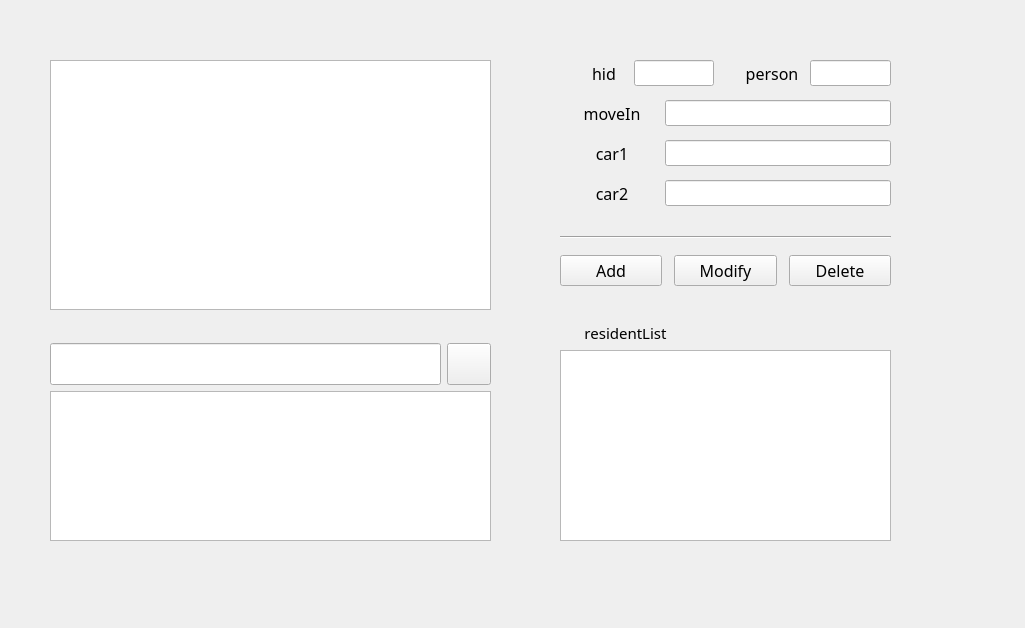
<?xml version="1.0" encoding="UTF-8"?>
<ui version="4.0">
 <class>HouseholdControlWidget</class>
 <widget class="QWidget" name="HouseholdControlWidget">
  <property name="geometry">
   <rect>
    <x>0</x>
    <y>0</y>
    <width>1025</width>
    <height>628</height>
   </rect>
  </property>
  <property name="sizePolicy">
   <sizepolicy hsizetype="Expanding" vsizetype="Expanding">
    <horstretch>0</horstretch>
    <verstretch>0</verstretch>
   </sizepolicy>
  </property>
  <property name="font">
   <font>
    <family>한화 L</family>
   </font>
  </property>
  <property name="windowTitle">
   <string>Form</string>
  </property>
  <widget class="QWidget" name="layoutWidget">
   <property name="geometry">
    <rect>
     <x>50</x>
     <y>60</y>
     <width>441</width>
     <height>481</height>
    </rect>
   </property>
   <layout class="QVBoxLayout" name="verticalLayout">
    <item>
     <widget class="QListWidget" name="householdListWidget">
      <property name="maximumSize">
       <size>
        <width>16777215</width>
        <height>250</height>
       </size>
      </property>
      <property name="font">
       <font>
        <family>한화 L</family>
        <pointsize>11</pointsize>
       </font>
      </property>
     </widget>
    </item>
    <item>
     <spacer name="verticalSpacer">
      <property name="orientation">
       <enum>Qt::Orientation::Vertical</enum>
      </property>
      <property name="sizeType">
       <enum>QSizePolicy::Policy::Minimum</enum>
      </property>
      <property name="sizeHint" stdset="0">
       <size>
        <width>20</width>
        <height>27</height>
       </size>
      </property>
     </spacer>
    </item>
    <item>
     <layout class="QHBoxLayout" name="horizontalLayout">
      <item>
       <widget class="QLineEdit" name="searchHidEdit">
        <property name="sizePolicy">
         <sizepolicy hsizetype="Expanding" vsizetype="Maximum">
          <horstretch>0</horstretch>
          <verstretch>0</verstretch>
         </sizepolicy>
        </property>
        <property name="minimumSize">
         <size>
          <width>0</width>
          <height>34</height>
         </size>
        </property>
        <property name="maximumSize">
         <size>
          <width>16777215</width>
          <height>70</height>
         </size>
        </property>
        <property name="font">
         <font>
          <family>한화 L</family>
          <pointsize>11</pointsize>
         </font>
        </property>
       </widget>
      </item>
      <item>
       <widget class="QPushButton" name="searchHidButton">
        <property name="sizePolicy">
         <sizepolicy hsizetype="Maximum" vsizetype="Maximum">
          <horstretch>0</horstretch>
          <verstretch>0</verstretch>
         </sizepolicy>
        </property>
        <property name="maximumSize">
         <size>
          <width>80</width>
          <height>65</height>
         </size>
        </property>
        <property name="font">
         <font>
          <family>한화 L</family>
          <pointsize>11</pointsize>
         </font>
        </property>
        <property name="text">
         <string/>
        </property>
       </widget>
      </item>
     </layout>
    </item>
    <item>
     <widget class="QListWidget" name="searchResultWidget">
      <property name="sizePolicy">
       <sizepolicy hsizetype="Expanding" vsizetype="Maximum">
        <horstretch>0</horstretch>
        <verstretch>0</verstretch>
       </sizepolicy>
      </property>
      <property name="maximumSize">
       <size>
        <width>16777215</width>
        <height>150</height>
       </size>
      </property>
      <property name="font">
       <font>
        <family>한화 L</family>
        <pointsize>11</pointsize>
       </font>
      </property>
     </widget>
    </item>
   </layout>
  </widget>
  <widget class="QWidget" name="layoutWidget">
   <property name="geometry">
    <rect>
     <x>560</x>
     <y>60</y>
     <width>331</width>
     <height>481</height>
    </rect>
   </property>
   <layout class="QVBoxLayout" name="verticalLayout_4">
    <item>
     <layout class="QVBoxLayout" name="verticalLayout_2">
      <item>
       <layout class="QGridLayout" name="gridLayout">
        <property name="verticalSpacing">
         <number>14</number>
        </property>
        <item row="3" column="0" colspan="2">
         <layout class="QHBoxLayout" name="horizontalLayout_6">
          <property name="leftMargin">
           <number>14</number>
          </property>
          <item>
           <widget class="QLabel" name="car2Label">
            <property name="sizePolicy">
             <sizepolicy hsizetype="Minimum" vsizetype="Preferred">
              <horstretch>0</horstretch>
              <verstretch>0</verstretch>
             </sizepolicy>
            </property>
            <property name="minimumSize">
             <size>
              <width>76</width>
              <height>0</height>
             </size>
            </property>
            <property name="font">
             <font>
              <family>한화 L</family>
              <pointsize>12</pointsize>
             </font>
            </property>
            <property name="text">
             <string>car2</string>
            </property>
            <property name="alignment">
             <set>Qt::AlignmentFlag::AlignCenter</set>
            </property>
           </widget>
          </item>
          <item>
           <spacer name="horizontalSpacer_5">
            <property name="orientation">
             <enum>Qt::Orientation::Horizontal</enum>
            </property>
            <property name="sizeType">
             <enum>QSizePolicy::Policy::Maximum</enum>
            </property>
            <property name="sizeHint" stdset="0">
             <size>
              <width>15</width>
              <height>20</height>
             </size>
            </property>
           </spacer>
          </item>
          <item>
           <widget class="QLineEdit" name="car2Edit">
            <property name="sizePolicy">
             <sizepolicy hsizetype="Expanding" vsizetype="Maximum">
              <horstretch>0</horstretch>
              <verstretch>0</verstretch>
             </sizepolicy>
            </property>
            <property name="maximumSize">
             <size>
              <width>16777215</width>
              <height>35</height>
             </size>
            </property>
            <property name="font">
             <font>
              <family>한화 L</family>
              <pointsize>10</pointsize>
             </font>
            </property>
           </widget>
          </item>
         </layout>
        </item>
        <item row="2" column="0" colspan="2">
         <layout class="QHBoxLayout" name="horizontalLayout_5">
          <property name="leftMargin">
           <number>14</number>
          </property>
          <item>
           <widget class="QLabel" name="car1Label">
            <property name="sizePolicy">
             <sizepolicy hsizetype="Minimum" vsizetype="Preferred">
              <horstretch>0</horstretch>
              <verstretch>0</verstretch>
             </sizepolicy>
            </property>
            <property name="minimumSize">
             <size>
              <width>76</width>
              <height>0</height>
             </size>
            </property>
            <property name="font">
             <font>
              <family>한화 L</family>
              <pointsize>12</pointsize>
             </font>
            </property>
            <property name="text">
             <string>car1</string>
            </property>
            <property name="alignment">
             <set>Qt::AlignmentFlag::AlignCenter</set>
            </property>
           </widget>
          </item>
          <item>
           <spacer name="horizontalSpacer_4">
            <property name="orientation">
             <enum>Qt::Orientation::Horizontal</enum>
            </property>
            <property name="sizeType">
             <enum>QSizePolicy::Policy::Maximum</enum>
            </property>
            <property name="sizeHint" stdset="0">
             <size>
              <width>15</width>
              <height>20</height>
             </size>
            </property>
           </spacer>
          </item>
          <item>
           <widget class="QLineEdit" name="car1Edit">
            <property name="sizePolicy">
             <sizepolicy hsizetype="Expanding" vsizetype="Maximum">
              <horstretch>0</horstretch>
              <verstretch>0</verstretch>
             </sizepolicy>
            </property>
            <property name="maximumSize">
             <size>
              <width>16777215</width>
              <height>35</height>
             </size>
            </property>
            <property name="font">
             <font>
              <family>한화 L</family>
              <pointsize>10</pointsize>
             </font>
            </property>
           </widget>
          </item>
         </layout>
        </item>
        <item row="1" column="0" colspan="2">
         <layout class="QHBoxLayout" name="horizontalLayout_4">
          <property name="leftMargin">
           <number>14</number>
          </property>
          <item>
           <widget class="QLabel" name="moveInLabel">
            <property name="sizePolicy">
             <sizepolicy hsizetype="Minimum" vsizetype="Preferred">
              <horstretch>0</horstretch>
              <verstretch>0</verstretch>
             </sizepolicy>
            </property>
            <property name="minimumSize">
             <size>
              <width>76</width>
              <height>0</height>
             </size>
            </property>
            <property name="font">
             <font>
              <family>한화 L</family>
              <pointsize>12</pointsize>
             </font>
            </property>
            <property name="text">
             <string>moveIn</string>
            </property>
            <property name="alignment">
             <set>Qt::AlignmentFlag::AlignCenter</set>
            </property>
           </widget>
          </item>
          <item>
           <spacer name="horizontalSpacer_3">
            <property name="orientation">
             <enum>Qt::Orientation::Horizontal</enum>
            </property>
            <property name="sizeType">
             <enum>QSizePolicy::Policy::Maximum</enum>
            </property>
            <property name="sizeHint" stdset="0">
             <size>
              <width>15</width>
              <height>20</height>
             </size>
            </property>
           </spacer>
          </item>
          <item>
           <widget class="QLineEdit" name="moveInEdit">
            <property name="sizePolicy">
             <sizepolicy hsizetype="Expanding" vsizetype="Maximum">
              <horstretch>0</horstretch>
              <verstretch>0</verstretch>
             </sizepolicy>
            </property>
            <property name="maximumSize">
             <size>
              <width>16777215</width>
              <height>35</height>
             </size>
            </property>
            <property name="font">
             <font>
              <family>한화 L</family>
              <pointsize>10</pointsize>
             </font>
            </property>
           </widget>
          </item>
         </layout>
        </item>
        <item row="0" column="0">
         <layout class="QHBoxLayout" name="horizontalLayout_2">
          <property name="leftMargin">
           <number>14</number>
          </property>
          <item>
           <widget class="QLabel" name="hidLabel">
            <property name="sizePolicy">
             <sizepolicy hsizetype="Minimum" vsizetype="Preferred">
              <horstretch>0</horstretch>
              <verstretch>0</verstretch>
             </sizepolicy>
            </property>
            <property name="minimumSize">
             <size>
              <width>60</width>
              <height>0</height>
             </size>
            </property>
            <property name="font">
             <font>
              <family>한화 L</family>
              <pointsize>12</pointsize>
             </font>
            </property>
            <property name="text">
             <string>hid</string>
            </property>
            <property name="alignment">
             <set>Qt::AlignmentFlag::AlignCenter</set>
            </property>
           </widget>
          </item>
          <item>
           <spacer name="horizontalSpacer">
            <property name="orientation">
             <enum>Qt::Orientation::Horizontal</enum>
            </property>
            <property name="sizeType">
             <enum>QSizePolicy::Policy::Maximum</enum>
            </property>
            <property name="sizeHint" stdset="0">
             <size>
              <width>15</width>
              <height>20</height>
             </size>
            </property>
           </spacer>
          </item>
          <item>
           <widget class="QLineEdit" name="hidEdit">
            <property name="sizePolicy">
             <sizepolicy hsizetype="Expanding" vsizetype="Maximum">
              <horstretch>0</horstretch>
              <verstretch>0</verstretch>
             </sizepolicy>
            </property>
            <property name="maximumSize">
             <size>
              <width>16777215</width>
              <height>35</height>
             </size>
            </property>
            <property name="font">
             <font>
              <family>한화 L</family>
              <pointsize>10</pointsize>
             </font>
            </property>
           </widget>
          </item>
         </layout>
        </item>
        <item row="0" column="1">
         <layout class="QHBoxLayout" name="horizontalLayout_3">
          <property name="leftMargin">
           <number>14</number>
          </property>
          <item>
           <widget class="QLabel" name="personLabel">
            <property name="sizePolicy">
             <sizepolicy hsizetype="Minimum" vsizetype="Preferred">
              <horstretch>0</horstretch>
              <verstretch>0</verstretch>
             </sizepolicy>
            </property>
            <property name="minimumSize">
             <size>
              <width>76</width>
              <height>0</height>
             </size>
            </property>
            <property name="font">
             <font>
              <family>한화 L</family>
              <pointsize>12</pointsize>
             </font>
            </property>
            <property name="text">
             <string>person</string>
            </property>
            <property name="alignment">
             <set>Qt::AlignmentFlag::AlignCenter</set>
            </property>
           </widget>
          </item>
          <item>
           <spacer name="horizontalSpacer_2">
            <property name="orientation">
             <enum>Qt::Orientation::Horizontal</enum>
            </property>
            <property name="sizeType">
             <enum>QSizePolicy::Policy::Maximum</enum>
            </property>
            <property name="sizeHint" stdset="0">
             <size>
              <width>15</width>
              <height>20</height>
             </size>
            </property>
           </spacer>
          </item>
          <item>
           <widget class="QLineEdit" name="personEdit">
            <property name="sizePolicy">
             <sizepolicy hsizetype="Expanding" vsizetype="Maximum">
              <horstretch>0</horstretch>
              <verstretch>0</verstretch>
             </sizepolicy>
            </property>
            <property name="maximumSize">
             <size>
              <width>16777215</width>
              <height>35</height>
             </size>
            </property>
            <property name="font">
             <font>
              <family>한화 L</family>
              <pointsize>10</pointsize>
             </font>
            </property>
           </widget>
          </item>
         </layout>
        </item>
       </layout>
      </item>
      <item>
       <spacer name="verticalSpacer_3">
        <property name="orientation">
         <enum>Qt::Orientation::Vertical</enum>
        </property>
        <property name="sizeType">
         <enum>QSizePolicy::Policy::Maximum</enum>
        </property>
        <property name="sizeHint" stdset="0">
         <size>
          <width>20</width>
          <height>25</height>
         </size>
        </property>
       </spacer>
      </item>
      <item>
       <widget class="Line" name="line">
        <property name="orientation">
         <enum>Qt::Orientation::Horizontal</enum>
        </property>
       </widget>
      </item>
      <item>
       <spacer name="verticalSpacer_2">
        <property name="orientation">
         <enum>Qt::Orientation::Vertical</enum>
        </property>
        <property name="sizeType">
         <enum>QSizePolicy::Policy::Maximum</enum>
        </property>
        <property name="sizeHint" stdset="0">
         <size>
          <width>20</width>
          <height>10</height>
         </size>
        </property>
       </spacer>
      </item>
      <item>
       <layout class="QHBoxLayout" name="horizontalLayout_7">
        <property name="spacing">
         <number>12</number>
        </property>
        <item>
         <widget class="QPushButton" name="addButton">
          <property name="sizePolicy">
           <sizepolicy hsizetype="Expanding" vsizetype="Maximum">
            <horstretch>0</horstretch>
            <verstretch>0</verstretch>
           </sizepolicy>
          </property>
          <property name="maximumSize">
           <size>
            <width>16777215</width>
            <height>40</height>
           </size>
          </property>
          <property name="font">
           <font>
            <family>한화 L</family>
            <pointsize>12</pointsize>
           </font>
          </property>
          <property name="text">
           <string>Add</string>
          </property>
         </widget>
        </item>
        <item>
         <widget class="QPushButton" name="modifyButton">
          <property name="sizePolicy">
           <sizepolicy hsizetype="Expanding" vsizetype="Maximum">
            <horstretch>0</horstretch>
            <verstretch>0</verstretch>
           </sizepolicy>
          </property>
          <property name="maximumSize">
           <size>
            <width>16777215</width>
            <height>40</height>
           </size>
          </property>
          <property name="font">
           <font>
            <family>한화 L</family>
            <pointsize>12</pointsize>
           </font>
          </property>
          <property name="text">
           <string>Modify</string>
          </property>
         </widget>
        </item>
        <item>
         <widget class="QPushButton" name="deleteButton">
          <property name="sizePolicy">
           <sizepolicy hsizetype="Expanding" vsizetype="Maximum">
            <horstretch>0</horstretch>
            <verstretch>0</verstretch>
           </sizepolicy>
          </property>
          <property name="maximumSize">
           <size>
            <width>16777215</width>
            <height>40</height>
           </size>
          </property>
          <property name="font">
           <font>
            <family>한화 L</family>
            <pointsize>12</pointsize>
           </font>
          </property>
          <property name="text">
           <string>Delete</string>
          </property>
         </widget>
        </item>
       </layout>
      </item>
     </layout>
    </item>
    <item>
     <spacer name="verticalSpacer_4">
      <property name="orientation">
       <enum>Qt::Orientation::Vertical</enum>
      </property>
      <property name="sizeHint" stdset="0">
       <size>
        <width>20</width>
        <height>30</height>
       </size>
      </property>
     </spacer>
    </item>
    <item>
     <layout class="QVBoxLayout" name="verticalLayout_3">
      <item>
       <layout class="QHBoxLayout" name="horizontalLayout_8">
        <item>
         <widget class="QLabel" name="residentListLabel">
          <property name="sizePolicy">
           <sizepolicy hsizetype="Expanding" vsizetype="Expanding">
            <horstretch>0</horstretch>
            <verstretch>0</verstretch>
           </sizepolicy>
          </property>
          <property name="font">
           <font>
            <family>한화 L</family>
            <pointsize>11</pointsize>
           </font>
          </property>
          <property name="text">
           <string>residentList</string>
          </property>
          <property name="alignment">
           <set>Qt::AlignmentFlag::AlignCenter</set>
          </property>
         </widget>
        </item>
        <item>
         <spacer name="horizontalSpacer_6">
          <property name="orientation">
           <enum>Qt::Orientation::Horizontal</enum>
          </property>
          <property name="sizeType">
           <enum>QSizePolicy::Policy::Expanding</enum>
          </property>
          <property name="sizeHint" stdset="0">
           <size>
            <width>200</width>
            <height>20</height>
           </size>
          </property>
         </spacer>
        </item>
       </layout>
      </item>
      <item>
       <widget class="QListWidget" name="familyListWidget">
        <property name="font">
         <font>
          <family>한화 L</family>
          <pointsize>11</pointsize>
         </font>
        </property>
       </widget>
      </item>
     </layout>
    </item>
   </layout>
  </widget>
 </widget>
 <resources/>
 <connections/>
</ui>
